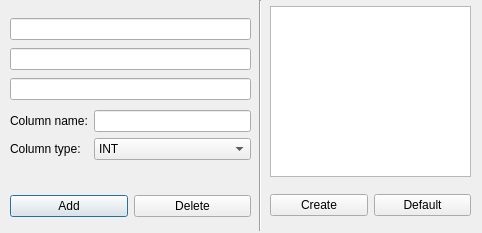
<?xml version="1.0" encoding="UTF-8"?>
<ui version="4.0">
 <class>New_DB_W</class>
 <widget class="QDialog" name="New_DB_W">
  <property name="geometry">
   <rect>
    <x>0</x>
    <y>0</y>
    <width>482</width>
    <height>233</height>
   </rect>
  </property>
  <property name="windowTitle">
   <string>New table</string>
  </property>
  <widget class="QListView" name="ColumnsNT">
   <property name="geometry">
    <rect>
     <x>270</x>
     <y>6</y>
     <width>201</width>
     <height>171</height>
    </rect>
   </property>
  </widget>
  <widget class="QWidget" name="layoutWidget">
   <property name="geometry">
    <rect>
     <x>10</x>
     <y>190</y>
     <width>241</width>
     <height>33</height>
    </rect>
   </property>
   <layout class="QHBoxLayout" name="horizontalLayout">
    <item>
     <widget class="QPushButton" name="AddButton">
      <property name="text">
       <string>Add</string>
      </property>
     </widget>
    </item>
    <item>
     <widget class="QPushButton" name="DeleteButton">
      <property name="text">
       <string>Delete</string>
      </property>
     </widget>
    </item>
   </layout>
  </widget>
  <widget class="QWidget" name="layoutWidget">
   <property name="geometry">
    <rect>
     <x>10</x>
     <y>110</y>
     <width>241</width>
     <height>71</height>
    </rect>
   </property>
   <layout class="QFormLayout" name="formLayout">
    <item row="0" column="0">
     <widget class="QLabel" name="label_3">
      <property name="text">
       <string>Column name:</string>
      </property>
     </widget>
    </item>
    <item row="0" column="1">
     <widget class="QLineEdit" name="NameColumn"/>
    </item>
    <item row="1" column="0">
     <widget class="QLabel" name="label_4">
      <property name="text">
       <string>Column type:</string>
      </property>
     </widget>
    </item>
    <item row="1" column="1">
     <widget class="QComboBox" name="TypeColumn">
      <item>
       <property name="text">
        <string>INT</string>
       </property>
      </item>
      <item>
       <property name="text">
        <string>DATE</string>
       </property>
      </item>
      <item>
       <property name="text">
        <string>TEXT</string>
       </property>
      </item>
      <item>
       <property name="text">
        <string>COUNT</string>
       </property>
      </item>
      <item>
       <property name="text">
        <string>IMAGE</string>
       </property>
      </item>
     </widget>
    </item>
   </layout>
  </widget>
  <widget class="Line" name="line">
   <property name="geometry">
    <rect>
     <x>250</x>
     <y>0</y>
     <width>20</width>
     <height>231</height>
    </rect>
   </property>
   <property name="orientation">
    <enum>Qt::Vertical</enum>
   </property>
  </widget>
  <widget class="QWidget" name="layoutWidget">
   <property name="geometry">
    <rect>
     <x>270</x>
     <y>190</y>
     <width>201</width>
     <height>31</height>
    </rect>
   </property>
   <layout class="QHBoxLayout" name="horizontalLayout_2">
    <item>
     <widget class="QPushButton" name="CreateButton">
      <property name="text">
       <string>Create</string>
      </property>
     </widget>
    </item>
    <item>
     <widget class="QPushButton" name="DefaultButton">
      <property name="text">
       <string>Default</string>
      </property>
     </widget>
    </item>
   </layout>
  </widget>
  <widget class="QWidget" name="layoutWidget">
   <property name="geometry">
    <rect>
     <x>10</x>
     <y>10</y>
     <width>241</width>
     <height>101</height>
    </rect>
   </property>
   <layout class="QVBoxLayout" name="verticalLayout">
    <property name="spacing">
     <number>0</number>
    </property>
    <item>
     <widget class="QLineEdit" name="BD_Name"/>
    </item>
    <item>
     <widget class="QLineEdit" name="BD_Pass"/>
    </item>
    <item>
     <widget class="QLineEdit" name="Tab_Name"/>
    </item>
   </layout>
  </widget>
 </widget>
 <resources/>
 <connections/>
</ui>
